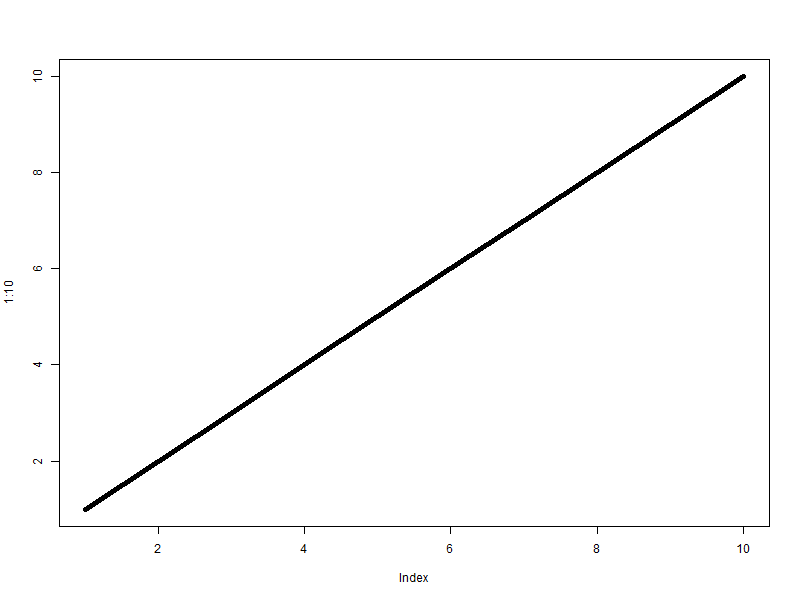

Here is the R script that generated this plot:
x = c(1,3,5)
y = c(-3,-5,-8)

png('01_lec.png', width = 800, height = 600)

plot(x,y)

plot(1:20)

plot(1:20, type = 'l')

plot(1:20, main = 'My Plot', xlab = 'x axis', ylab = 'y axis', type = 'l', col='blue')

plot(1:20, col='red')

plot(1:20, cex=4)

plot(1:10, pch=23, cex=4, col='red')

plot(1:10, type='l', lwd=5)

dev.off()